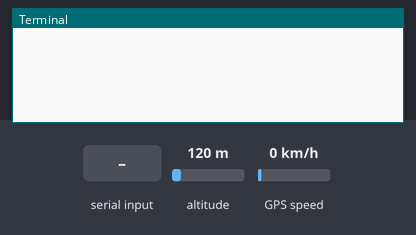
This program was run on a simulated Raspberry Pi (BCM pin numbers). On the bench: the last lines printed to the terminal. Inputs (shaded band) come from the test bench; at power-on: altitude 120 m, GPS speed 0 km/h. The GPS gets a fix after 3 s at 37.7749, -122.4194 with 8 satellites; the modem accepts every AT command (registered, SIM ready, sends succeed) and sends nothing else.

Above: at 1.2 s.
1.3 s: ",,,,,,\n" received over the second serial link
4.5 s: altitude set to 20 m
At 10.6 s:
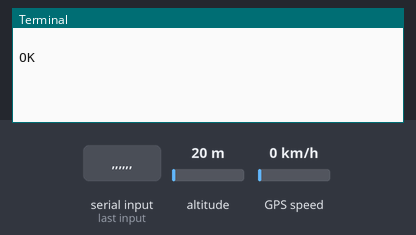
13.1 s: GPS speed set to 2 km/h
14.6 s: "1\n" received over the second serial link
16.1 s: altitude set to 250 m
At 17.5 s:
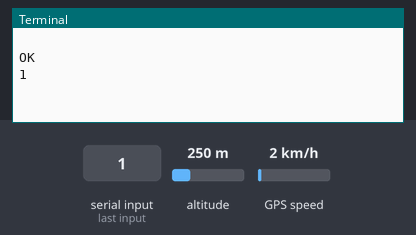

Measured:
- after the input at 4.5 s, the terminal: prints a new line after 4.6 s (image 1)

The program:

gps.py
```python
#!/usr/bin/python
# -*- coding:utf-8 -*-
import RPi.GPIO as GPIO

import serial
import time

ser = serial.Serial('/dev/ttyS0', 9600)
ser.flushInput()

powerKey = 4
rec_buff = ''
time_count = 0


def sendAt(command, back, timeout):
    rec_buff = ''
    ser.write((command + '\r\n').encode())
    time.sleep(timeout)
    if ser.inWaiting():
        time.sleep(0.01)
        rec_buff = ser.read(ser.inWaiting())
    if rec_buff != '':
        if back not in rec_buff.decode():
            print(command + ' back:\t' + rec_buff.decode())
            return 0
        else:
            print(rec_buff.decode())
            return 1
    else:
        print('GPS is not ready')
        return 0


def getGpsPosition():
    rec_null = True
    answer = 0
    print('Start GPS session...')
    rec_buff = ''
    time.sleep(5)
    sendAt('AT+CGNSPWR=1', 'OK', 0.1)
    while rec_null:
        answer = sendAt('AT+CGNSINF', '+CGNSINF: ', 1)
        if 1 == answer:
            answer = 0
            if ',,,,,,' in rec_buff:
                print('GPS is not ready')
                rec_null = False
                time.sleep(1)
        else:
            print('error %d' % answer)
            rec_buff = ''
            sendAt('AT+CGNSPWR=0', 'OK', 1)
            return False
        time.sleep(1.5)


def powerOn(powerKey):
    print('SIM7080X is starting:')
    GPIO.setmode(GPIO.BCM)
    GPIO.setwarnings(False)
    GPIO.setup(powerKey, GPIO.OUT)
    time.sleep(0.1)
    GPIO.output(powerKey, GPIO.HIGH)
    time.sleep(1)
    GPIO.output(powerKey, GPIO.LOW)
    time.sleep(5)


def powerDown(powerKey):
    print('SIM7080X is loging off:')
    GPIO.setmode(GPIO.BCM)
    GPIO.setwarnings(False)
    GPIO.setup(powerKey, GPIO.OUT)
    GPIO.output(powerKey, GPIO.HIGH)
    time.sleep(2)
    GPIO.output(powerKey, GPIO.LOW)
    time.sleep(5)
    print('Good bye')


def checkStart():
    while True:
        # simcom module uart may be fool,so it is better to send much times when it starts.
        ser.write('AT\r\n'.encode())
        time.sleep(1)
        ser.write('AT\r\n'.encode())
        time.sleep(1)
        ser.write('AT\r\n'.encode())
        time.sleep(1)
        if ser.inWaiting():
            time.sleep(0.01)
            recBuff = ser.read(ser.inWaiting())
            print('SOM7080X is ready\r\n')
            print('try to start\r\n' + recBuff.decode())
            if 'OK' in recBuff.decode():
                recBuff = ''
                break
        else:
            powerOn(powerKey)


try:
    checkStart()
    getGpsPosition()
    powerDown(powerKey)
except:
    if ser != None:
        ser.close()
    powerDown(powerKey)
    GPIO.cleanup()
```
